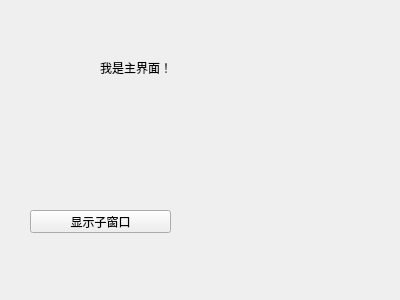
<?xml version="1.0" encoding="UTF-8"?>
<ui version="4.0">
 <class>MyWidget</class>
 <widget class="QWidget" name="MyWidget">
  <property name="geometry">
   <rect>
    <x>0</x>
    <y>0</y>
    <width>400</width>
    <height>300</height>
   </rect>
  </property>
  <property name="windowTitle">
   <string>MyWidget</string>
  </property>
  <widget class="QPushButton" name="showChildButton">
   <property name="geometry">
    <rect>
     <x>30</x>
     <y>210</y>
     <width>141</width>
     <height>23</height>
    </rect>
   </property>
   <property name="text">
    <string>显示子窗口</string>
   </property>
  </widget>
  <widget class="QLabel" name="label">
   <property name="geometry">
    <rect>
     <x>100</x>
     <y>60</y>
     <width>191</width>
     <height>16</height>
    </rect>
   </property>
   <property name="text">
    <string>我是主界面！</string>
   </property>
  </widget>
 </widget>
 <layoutdefault spacing="6" margin="11"/>
 <resources/>
 <connections/>
</ui>
